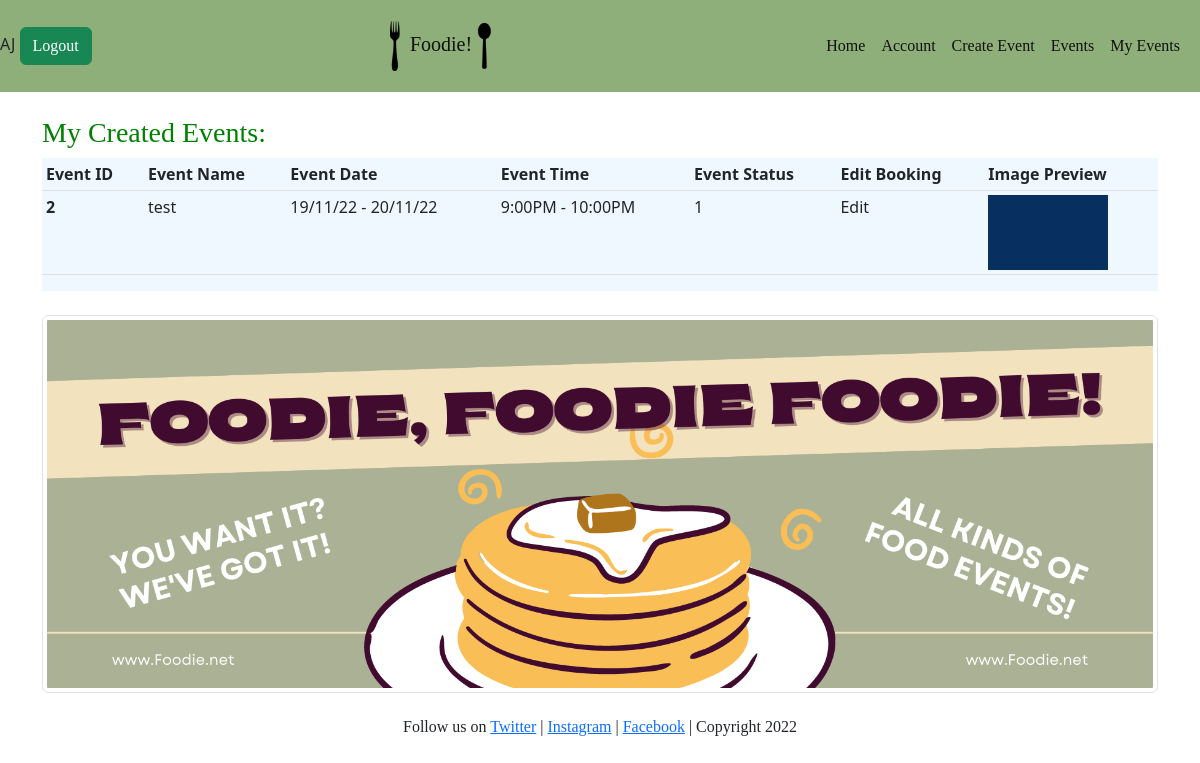
/my_events (signed in), run on the app's committed database.
### models.py (models this page shows, shortened)
class User(db.Model, UserMixin):
    __tablename__ = 'users'
    id = db.Column(db.Integer, primary_key=True)
    name = db.Column(db.String(100), index=True, unique=True, nullable=False)
    emailid = db.Column(db.String(100), index=True, nullable=False)
    ph_number = db.Column(db.Integer, nullable=False)
    password_hash = db.Column(db.String(255), nullable=False)
    def getUserID(self):
        return self.id

class Event(db.Model):
    __tablename__ = 'events'
    id = db.Column(db.Integer, primary_key=True)
    owner_id = db.Column(db.Integer, db.ForeignKey('users.id'))
    name = db.Column(db.String(100))
    status = db.Column(db.Integer)
    description = db.Column(db.String(1000))
    date_start = db.Column(db.String(20))
    date_end = db.Column(db.String(20))
    image = db.Column(db.String(400))
    time_start = db.Column(db.String(10))
    time_end = db.Column(db.String(10))
    address = db.Column(db.String(100))
    city = db.Column(db.String(50))
    state = db.Column(db.String(50))
    zip = db.Column(db.String(6))
    capacity = db.Column(db.Integer)
    ticket_price = db.Column(db.Integer)
    reviews = db.relationship('Review', backref='event')

### views.py (the view)
@mainbp.route('/my_events')
@login_required
def my_events():
    event = Event.query.filter_by(owner_id = current_user.getUserID())
    return render_template('my_events.html', data=event)

### __init__.py (called while the page is built)
def create_app():
    app=Flask(__name__)
    app.debug=True
    app.secret_key='thisisasecretkey122'
    app.config['SQLALCHEMY_DATABASE_URI']='sqlite:///storage.db'
    db.init_app(app)
    bootstrap = Bootstrap4(app)
    login_manager = LoginManager()
    login_manager.login_view='auth.login'
    login_manager.init_app(app)
    from .models import User
    @login_manager.user_loader
    def load_user(user_id):
        return User.query.get(int(user_id))
    from .views import mainbp
    app.register_blueprint(mainbp)
    from .auth import bp
    app.register_blueprint(bp)
    from . import events
    app.register_blueprint(events.bp)
    @app.errorhandler(404)
    def not_found(e):
        return render_template('error.html'),404
    @app.errorhandler(500)
    def internal_error(e):
        return render_template('error.html'),500
    return app

### templates/my_events.html (shortened to what this page needs)
{% extends 'base.html' %}
{% import "bootstrap/form.html" as wtf %}
    {% block content %}
    <body>
    <br>
    <div class="container">
    <h3>My Created Events:</h3>
    <div style="background-color:aliceblue">
        <div class="table-responsive">
        <table class="table table-hover table-sm">
            <thead>
              <tr>
                <th scope="col">Event ID</th>
                <th scope="col">Event Name</th>
                <th scope="col">Event Date</th>
                <th scope="col">Event Time</th>
                <th scope="col">Event Status</th>
                <th scope="col">Edit Booking</th>
                <th scope="col">Image Preview</th>
              </tr>
            </thead>
            <tbody>
                {% for event in data %}
              <tr>
                <th scope="row">{{event.id}}</th>
                <td>{{event.name}}</td>
                <td>{{event.date_start}} - {{event.date_end}}</td>
                <td>{{event.time_start}} - {{event.time_end}}</td>
                <td>{{event.status}}</td>
                <td><a class="nav-link active" href="{{url_for('event.create_update')}}">Edit</a></td>
                <td><img src="{{event.image}}" class="preview"></td>
              </tr>
              {% endfor %}
            </tbody>
          </table>
        </div>
    </div>
    </div>
</body>
<br>
    {% endblock %}

### templates/base.html (shortened to what this page needs)
<!doctype html>
<html lang="en">
    <head>
        <link href="https://cdn.jsdelivr.net/npm/bootstrap@5.2.1/dist/css/bootstrap.min.css" rel="stylesheet"
>
        <link href="CSS\styles.css" rel="stylesheet" type="text/css">
    </head>
    <body>
        <header>
          <nav class="navbar navbar-light" style="background-color:#8faf7a;">
            {% if current_user.is_authenticated %}
              <form class="form-inline">
                {{current_user.name}}
                <a class="btn btn-success" href="{{ url_for('auth.logout') }}"type="button" style="font-family:Cambria, Cochin, Georgia, Times, 'Times New Roman', serif;">Logout</a>
              </form>
            {% endif %}
              <nav class="navbar navbar-light">
                <div class="container-fluid">
                  <a class="navbar-brand" style="font-family:Cambria, Cochin, Georgia, Times, 'Times New Roman', serif;">
                    <img src="\static\img\fork-logo.png" class="fork" width="30" height="80">
                      Foodie!
                    <img src="\static\img\spoon-logo.png" class="spoon" width="30" height="80">
                  </a>
                </div>
              </nav>
              <nav class="navbar navbar-expand-lg" style="background-color:#8faf7a">
                <div class="container-fluid">
                  <div class="collapse navbar-collapse" style="font-family:Cambria, Cochin, Georgia, Times, 'Times New Roman', serif;" id="navbarNav">
                    <ul class="navbar-nav">
                      <li class="nav-item">
                        <a class="nav-link active" href="{{url_for('main.index')}}">Home</a>
                      </li>
                      <li class="nav-item">
                        <a class="nav-link active" href="{{url_for('main.booking_history')}}">Account</a>
                      </li>
                      <li class="nav-item">
                        <a class="nav-link active" href="{{url_for('event.create_update')}}">Create Event</a>
                      </li>
                      <li class="nav-item">
                        <a class="nav-link active" a href="{{url_for('main.all_events')}}">Events</a>
                      </li>
                      <li class="nav-item">
                        <a class="nav-link active" a href="{{url_for('main.my_events')}}">My Events</a>
                      </li>
                    </ul>
                  </div>
                </div>
              </nav>
          </nav>
        </header>
        {% block content %}
        {% endblock %}
<div class="container">
<img src="\static\img\foodie.png" class="img-thumbnail">
</div>
<footer>
<br>
<h6>Follow us on <a href="#">Twitter</a> | <a href="#">Instagram</a> | <a href="#">Facebook</a> | Copyright 2022</h6>
</footer>
</body>
</html>

### static/css/styles.css (style rules this page uses)
h3 { color: green;font-family:Cambria, Cochin, Georgia, Times, 'Times New Roman', serif; }
.fork { height: 50px; width: 15px }
.spoon { height: 50px; width: 15px; }
h6 { text-align: center;font-family:Cambria, Cochin, Georgia, Times, 'Times New Roman', serif; }
.preview { height:75px; width:120px }

### templates/base.html (style rules this page uses)
h3 { color: green;font-family:Cambria, Cochin, Georgia, Times, 'Times New Roman', serif; }
.fork { height: 50px; width: 15px }
.spoon { height: 50px; width: 15px; }
h6 { text-align: center;font-family:Cambria, Cochin, Georgia, Times, 'Times New Roman', serif; }

### data on the page
User: name "AJ"
Event: id "2", name "test", date_start "19/11/22", date_end "20/11/22", time_start "9:00PM", time_end "10:00PM", status "1", image (picture)
